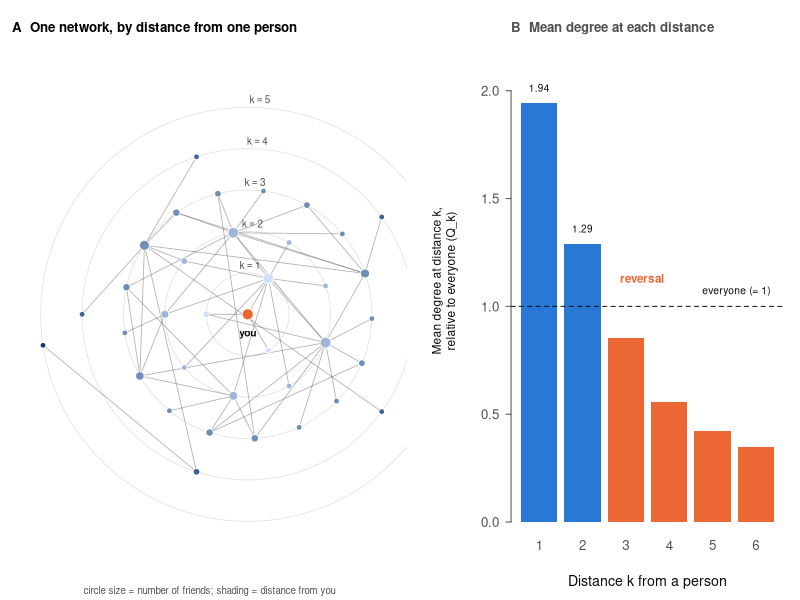

This chart was generated by the following R code:
# Illustrative figure (Figure 1): a small network drawn in rings by distance from one person, and the enrichment Q_k of each distance shell.
suppressMessages(library(igraph))
ink <- "#0b0b0b"; ink2 <- "#52514e"; grid <- "#e3e2de"; blue <- "#2a78d6"; orange <- "#eb6834"
seed <- 16; set.seed(seed); n <- 36; mu <- 3.0; cv <- 1.2; inv_r <- max(cv^2 - 1/mu, 1e-3)
d <- rnbinom(n, size = 1/inv_r, mu = mu); d[d < 1] <- 1L; if (sum(d) %% 2) d[1] <- d[1] + 1L
g <- simplify(sample_degseq(d, method = "vl")); stopifnot(is_connected(g))
deg <- degree(g); D <- distances(g); mu1 <- mean(deg); K <- max(D)
Q <- sapply(1:K, function(k) { M <- (D == k); sum(M %*% deg) / sum(M) / mu1 })
# focal person: a vertex of degree 3 whose shells reach the full range
cand <- which(deg == 3); focal <- cand[which.max(sapply(cand, function(v) max(D[v, ])))]
dist_f <- D[focal, ]; nk <- table(dist_f)
# ring layout: shell k on radius k, nodes ordered by the mean angle of their parents
ang <- numeric(n); ang[focal] <- 0; xy <- matrix(0, n, 2)
sh1 <- which(dist_f == 1); ang[sh1] <- 2 * pi * (seq_along(sh1) - 0.5) / length(sh1)
for (k in 2:max(dist_f)) { v <- which(dist_f == k); pa <- sapply(v, function(x) { p <- intersect(neighbors(g, x), which(dist_f == k - 1)); atan2(mean(sin(ang[p])), mean(cos(ang[p]))) })
  o <- order(pa %% (2 * pi)); ang[v[o]] <- 2 * pi * (seq_along(v) - 0.5) / length(v) + (k %% 2) * 0.15 }
xy[, 1] <- dist_f * cos(ang); xy[, 2] <- dist_f * sin(ang); xy[focal, ] <- 0
shade <- colorRampPalette(c("#cfe0f7", "#0d3b7a"))(max(dist_f))
pdf("../figures/figure_intro_schematic.pdf", width = 7.2, height = 3.5, family = "Helvetica")
layout(matrix(1:2, 1), widths = c(1.1, 1)); par(mar = c(1.2, 0.6, 2.0, 0.6), mgp = c(2.3, 0.6, 0))
plot(NA, xlim = range(xy[, 1]) * 1.08, ylim = c(min(xy[, 2]) * 1.08, max(xy[, 2]) * 1.16), asp = 1, axes = FALSE, xlab = "", ylab = "")
for (k in 1:max(dist_f)) symbols(0, 0, circles = k, inches = FALSE, add = TRUE, fg = grid, lwd = 0.8)
E <- as_edgelist(g, names = FALSE); segments(xy[E[, 1], 1], xy[E[, 1], 2], xy[E[, 2], 1], xy[E[, 2], 2], col = adjustcolor(ink2, 0.45), lwd = 0.8)
cx <- 0.45 + 0.30 * sqrt(deg); points(xy[, 1], xy[, 2], pch = 21, bg = shade[pmax(dist_f, 1)], col = "white", cex = cx, lwd = 0.8)
points(xy[focal, 1], xy[focal, 2], pch = 21, bg = orange, col = "white", cex = cx[focal] + 0.5, lwd = 0.8)
text(0, -0.5, "you", cex = 0.62, col = ink, font = 2)
for (k in 1:max(dist_f)) text(0.06 * k, k, bquote(k == .(k)), cex = 0.6, col = ink2, pos = 3, offset = 0.2)
mtext("A  One network, by distance from one person", side = 3, line = 0.2, adj = 0, font = 2, cex = 0.8)
mtext("circle size = number of friends; shading = distance from you", side = 1, line = 0.1, adj = 0.5, cex = 0.58, col = ink2)
par(mar = c(3.9, 4.6, 2.0, 0.8), mgp = c(2.4, 0.6, 0), tcl = -0.25, cex.axis = 0.8, cex.lab = 0.85, col.axis = ink2, col.lab = ink, fg = ink2, las = 1)
bp <- barplot(Q, names.arg = 1:K, col = ifelse(Q >= 1, blue, orange), border = NA, ylim = c(0, max(Q) * 1.15), xlab = "Distance k from a person", ylab = "")
mtext("Mean degree at distance k,\nrelative to everyone (Q_k)", side = 2, line = 2.6, las = 0, cex = 0.72, col = ink)
abline(h = 1, col = ink, lty = 2, lwd = 1)
text(bp[K] + 0.4, 1.07, "everyone (= 1)", adj = 1, cex = 0.62, col = ink)
kr <- which(Q < 1)[1]; text(bp[kr] + 0.45, 1.13, "reversal", cex = 0.7, col = orange, font = 2, adj = 0.5)
text(bp[1], Q[1] + 0.07, sprintf("%.2f", Q[1]), cex = 0.6, col = ink); text(bp[2], Q[2] + 0.07, sprintf("%.2f", Q[2]), cex = 0.6, col = ink)
mtext("B  Mean degree at each distance", side = 3, line = 0.2, adj = 0, font = 2, cex = 0.8)
dev.off()
cat("Q_k:", round(Q, 2), "| n", n, "edges", ecount(g), "| focal degree", deg[focal], "| shell sizes from focal:", paste(nk[-1], collapse = " "), "\n")
